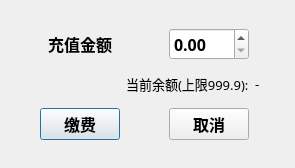
<?xml version="1.0" encoding="UTF-8"?>
<ui version="4.0">
 <class>DialogRecharge</class>
 <widget class="QDialog" name="DialogRecharge">
  <property name="geometry">
   <rect>
    <x>0</x>
    <y>0</y>
    <width>295</width>
    <height>168</height>
   </rect>
  </property>
  <property name="windowTitle">
   <string>Dialog</string>
  </property>
  <layout class="QGridLayout" name="gridLayout">
   <item row="5" column="3">
    <spacer name="verticalSpacer_8">
     <property name="orientation">
      <enum>Qt::Vertical</enum>
     </property>
     <property name="sizeHint" stdset="0">
      <size>
       <width>20</width>
       <height>40</height>
      </size>
     </property>
    </spacer>
   </item>
   <item row="2" column="4">
    <spacer name="horizontalSpacer_2">
     <property name="orientation">
      <enum>Qt::Horizontal</enum>
     </property>
     <property name="sizeHint" stdset="0">
      <size>
       <width>40</width>
       <height>20</height>
      </size>
     </property>
    </spacer>
   </item>
   <item row="5" column="1">
    <spacer name="verticalSpacer_7">
     <property name="orientation">
      <enum>Qt::Vertical</enum>
     </property>
     <property name="sizeHint" stdset="0">
      <size>
       <width>20</width>
       <height>40</height>
      </size>
     </property>
    </spacer>
   </item>
   <item row="8" column="3">
    <spacer name="verticalSpacer_12">
     <property name="orientation">
      <enum>Qt::Vertical</enum>
     </property>
     <property name="sizeHint" stdset="0">
      <size>
       <width>20</width>
       <height>40</height>
      </size>
     </property>
    </spacer>
   </item>
   <item row="0" column="1">
    <spacer name="verticalSpacer_9">
     <property name="orientation">
      <enum>Qt::Vertical</enum>
     </property>
     <property name="sizeHint" stdset="0">
      <size>
       <width>20</width>
       <height>40</height>
      </size>
     </property>
    </spacer>
   </item>
   <item row="4" column="1">
    <spacer name="verticalSpacer_13">
     <property name="orientation">
      <enum>Qt::Vertical</enum>
     </property>
     <property name="sizeHint" stdset="0">
      <size>
       <width>20</width>
       <height>40</height>
      </size>
     </property>
    </spacer>
   </item>
   <item row="4" column="4">
    <widget class="QLabel" name="lbl_balance">
     <property name="font">
      <font>
       <family>微软雅黑</family>
       <pointsize>10</pointsize>
      </font>
     </property>
     <property name="text">
      <string>-</string>
     </property>
    </widget>
   </item>
   <item row="3" column="3">
    <spacer name="verticalSpacer_6">
     <property name="orientation">
      <enum>Qt::Vertical</enum>
     </property>
     <property name="sizeHint" stdset="0">
      <size>
       <width>20</width>
       <height>40</height>
      </size>
     </property>
    </spacer>
   </item>
   <item row="8" column="1">
    <spacer name="verticalSpacer_11">
     <property name="orientation">
      <enum>Qt::Vertical</enum>
     </property>
     <property name="sizeHint" stdset="0">
      <size>
       <width>20</width>
       <height>40</height>
      </size>
     </property>
    </spacer>
   </item>
   <item row="6" column="1">
    <widget class="QPushButton" name="btn_yes">
     <property name="font">
      <font>
       <family>微软雅黑</family>
       <pointsize>12</pointsize>
       <weight>75</weight>
       <bold>true</bold>
      </font>
     </property>
     <property name="text">
      <string>缴费</string>
     </property>
    </widget>
   </item>
   <item row="2" column="0">
    <spacer name="horizontalSpacer">
     <property name="orientation">
      <enum>Qt::Horizontal</enum>
     </property>
     <property name="sizeHint" stdset="0">
      <size>
       <width>40</width>
       <height>20</height>
      </size>
     </property>
    </spacer>
   </item>
   <item row="1" column="3">
    <spacer name="verticalSpacer_2">
     <property name="orientation">
      <enum>Qt::Vertical</enum>
     </property>
     <property name="sizeHint" stdset="0">
      <size>
       <width>20</width>
       <height>40</height>
      </size>
     </property>
    </spacer>
   </item>
   <item row="7" column="3">
    <spacer name="verticalSpacer">
     <property name="orientation">
      <enum>Qt::Vertical</enum>
     </property>
     <property name="sizeHint" stdset="0">
      <size>
       <width>20</width>
       <height>40</height>
      </size>
     </property>
    </spacer>
   </item>
   <item row="2" column="1">
    <widget class="QLabel" name="lbl_recharge">
     <property name="font">
      <font>
       <family>微软雅黑</family>
       <pointsize>12</pointsize>
       <weight>75</weight>
       <bold>true</bold>
      </font>
     </property>
     <property name="text">
      <string>充值金额</string>
     </property>
     <property name="alignment">
      <set>Qt::AlignCenter</set>
     </property>
    </widget>
   </item>
   <item row="6" column="3">
    <widget class="QPushButton" name="btn_no">
     <property name="font">
      <font>
       <family>微软雅黑</family>
       <pointsize>12</pointsize>
       <weight>75</weight>
       <bold>true</bold>
      </font>
     </property>
     <property name="text">
      <string>取消</string>
     </property>
    </widget>
   </item>
   <item row="6" column="2">
    <spacer name="horizontalSpacer_5">
     <property name="orientation">
      <enum>Qt::Horizontal</enum>
     </property>
     <property name="sizeHint" stdset="0">
      <size>
       <width>40</width>
       <height>20</height>
      </size>
     </property>
    </spacer>
   </item>
   <item row="6" column="4">
    <spacer name="horizontalSpacer_4">
     <property name="orientation">
      <enum>Qt::Horizontal</enum>
     </property>
     <property name="sizeHint" stdset="0">
      <size>
       <width>40</width>
       <height>20</height>
      </size>
     </property>
    </spacer>
   </item>
   <item row="6" column="0">
    <spacer name="horizontalSpacer_3">
     <property name="orientation">
      <enum>Qt::Horizontal</enum>
     </property>
     <property name="sizeHint" stdset="0">
      <size>
       <width>40</width>
       <height>20</height>
      </size>
     </property>
    </spacer>
   </item>
   <item row="0" column="3">
    <spacer name="verticalSpacer_10">
     <property name="orientation">
      <enum>Qt::Vertical</enum>
     </property>
     <property name="sizeHint" stdset="0">
      <size>
       <width>20</width>
       <height>40</height>
      </size>
     </property>
    </spacer>
   </item>
   <item row="7" column="1">
    <spacer name="verticalSpacer_4">
     <property name="orientation">
      <enum>Qt::Vertical</enum>
     </property>
     <property name="sizeHint" stdset="0">
      <size>
       <width>20</width>
       <height>40</height>
      </size>
     </property>
    </spacer>
   </item>
   <item row="1" column="1">
    <spacer name="verticalSpacer_3">
     <property name="orientation">
      <enum>Qt::Vertical</enum>
     </property>
     <property name="sizeHint" stdset="0">
      <size>
       <width>20</width>
       <height>40</height>
      </size>
     </property>
    </spacer>
   </item>
   <item row="3" column="1">
    <spacer name="verticalSpacer_5">
     <property name="orientation">
      <enum>Qt::Vertical</enum>
     </property>
     <property name="sizeHint" stdset="0">
      <size>
       <width>20</width>
       <height>40</height>
      </size>
     </property>
    </spacer>
   </item>
   <item row="4" column="2" colspan="2">
    <widget class="QLabel" name="label">
     <property name="font">
      <font>
       <family>微软雅黑</family>
       <pointsize>10</pointsize>
      </font>
     </property>
     <property name="text">
      <string>当前余额(上限999.9):</string>
     </property>
    </widget>
   </item>
   <item row="2" column="3">
    <widget class="QDoubleSpinBox" name="dsb_recharge">
     <property name="font">
      <font>
       <family>微软雅黑</family>
       <pointsize>12</pointsize>
       <weight>75</weight>
       <bold>true</bold>
      </font>
     </property>
     <property name="maximum">
      <double>999.899999999999977</double>
     </property>
    </widget>
   </item>
  </layout>
 </widget>
 <resources/>
 <connections/>
</ui>
